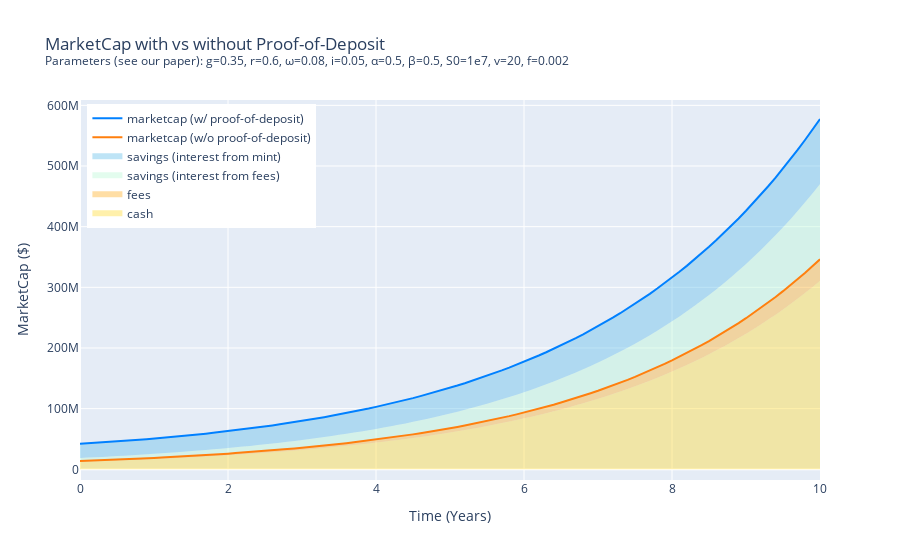

Notebook code cell kept with this figure:
### Markdown cell above
# Plotting Results

### Code cell
import plotly.graph_objects as go

fig = go.Figure()

def stack_plot(name, y, color):    
    fig.add_trace(
        go.Scatter(
            x=t, 
            y=y,
            stackgroup='one',
            mode= 'none',
            name=name,
            hoverinfo='y',
            fillcolor=color
        )
    )

def line_plot(name, y, color):
    fig.add_trace(
        go.Scatter(
            x=t, 
            y=y,
            mode='lines',
            name=name,
            hoverinfo='y',
            line=dict(
                color=color
            )
        )
    )

stack_plot("cash", results_rounded["pv_demand_from_cash"], 'rgba(255, 217, 47, 0.4)')
stack_plot("fees", results_rounded["pv_demand_from_fees"], 'rgba(255, 172, 30, 0.4)')
stack_plot("savings (interest from fees)", results_rounded["pv_demand_from_interest_fees"], 'rgba(184, 247, 212, 0.4)')
stack_plot("savings (interest from mint)", results_rounded["pv_demand_from_interest_mint"], 'rgba(92, 188, 233, 0.4)')
line_plot("marketcap (w/o proof-of-deposit)", results_rounded["marketcap_wo_interest"], 'rgb(255, 127, 14)')
line_plot("marketcap (w/ proof-of-deposit)", results_rounded["marketcap_w_interest"], 'rgb(0, 128, 255)')
    
fig.update_layout(
    title="MarketCap with vs without Proof-of-Deposit"
    '<br><sup>Parameters (<a href="http://files.cambridgecryptographic.com/whitepapers/marketcap_model_v0.1.pdf">see our paper</a>): g=0.35, r=0.6, ω=0.08, i=0.05, α=0.5, β=0.5, S0=1e7, v=20, f=0.002</sup>',
    xaxis_title="Time (Years)",
    yaxis_title="MarketCap ($)",
    hovermode="x unified",
    legend=dict(
        yanchor="top",
        y=0.99,
        xanchor="left",
        x=0.01
    )
)
fig.show()
